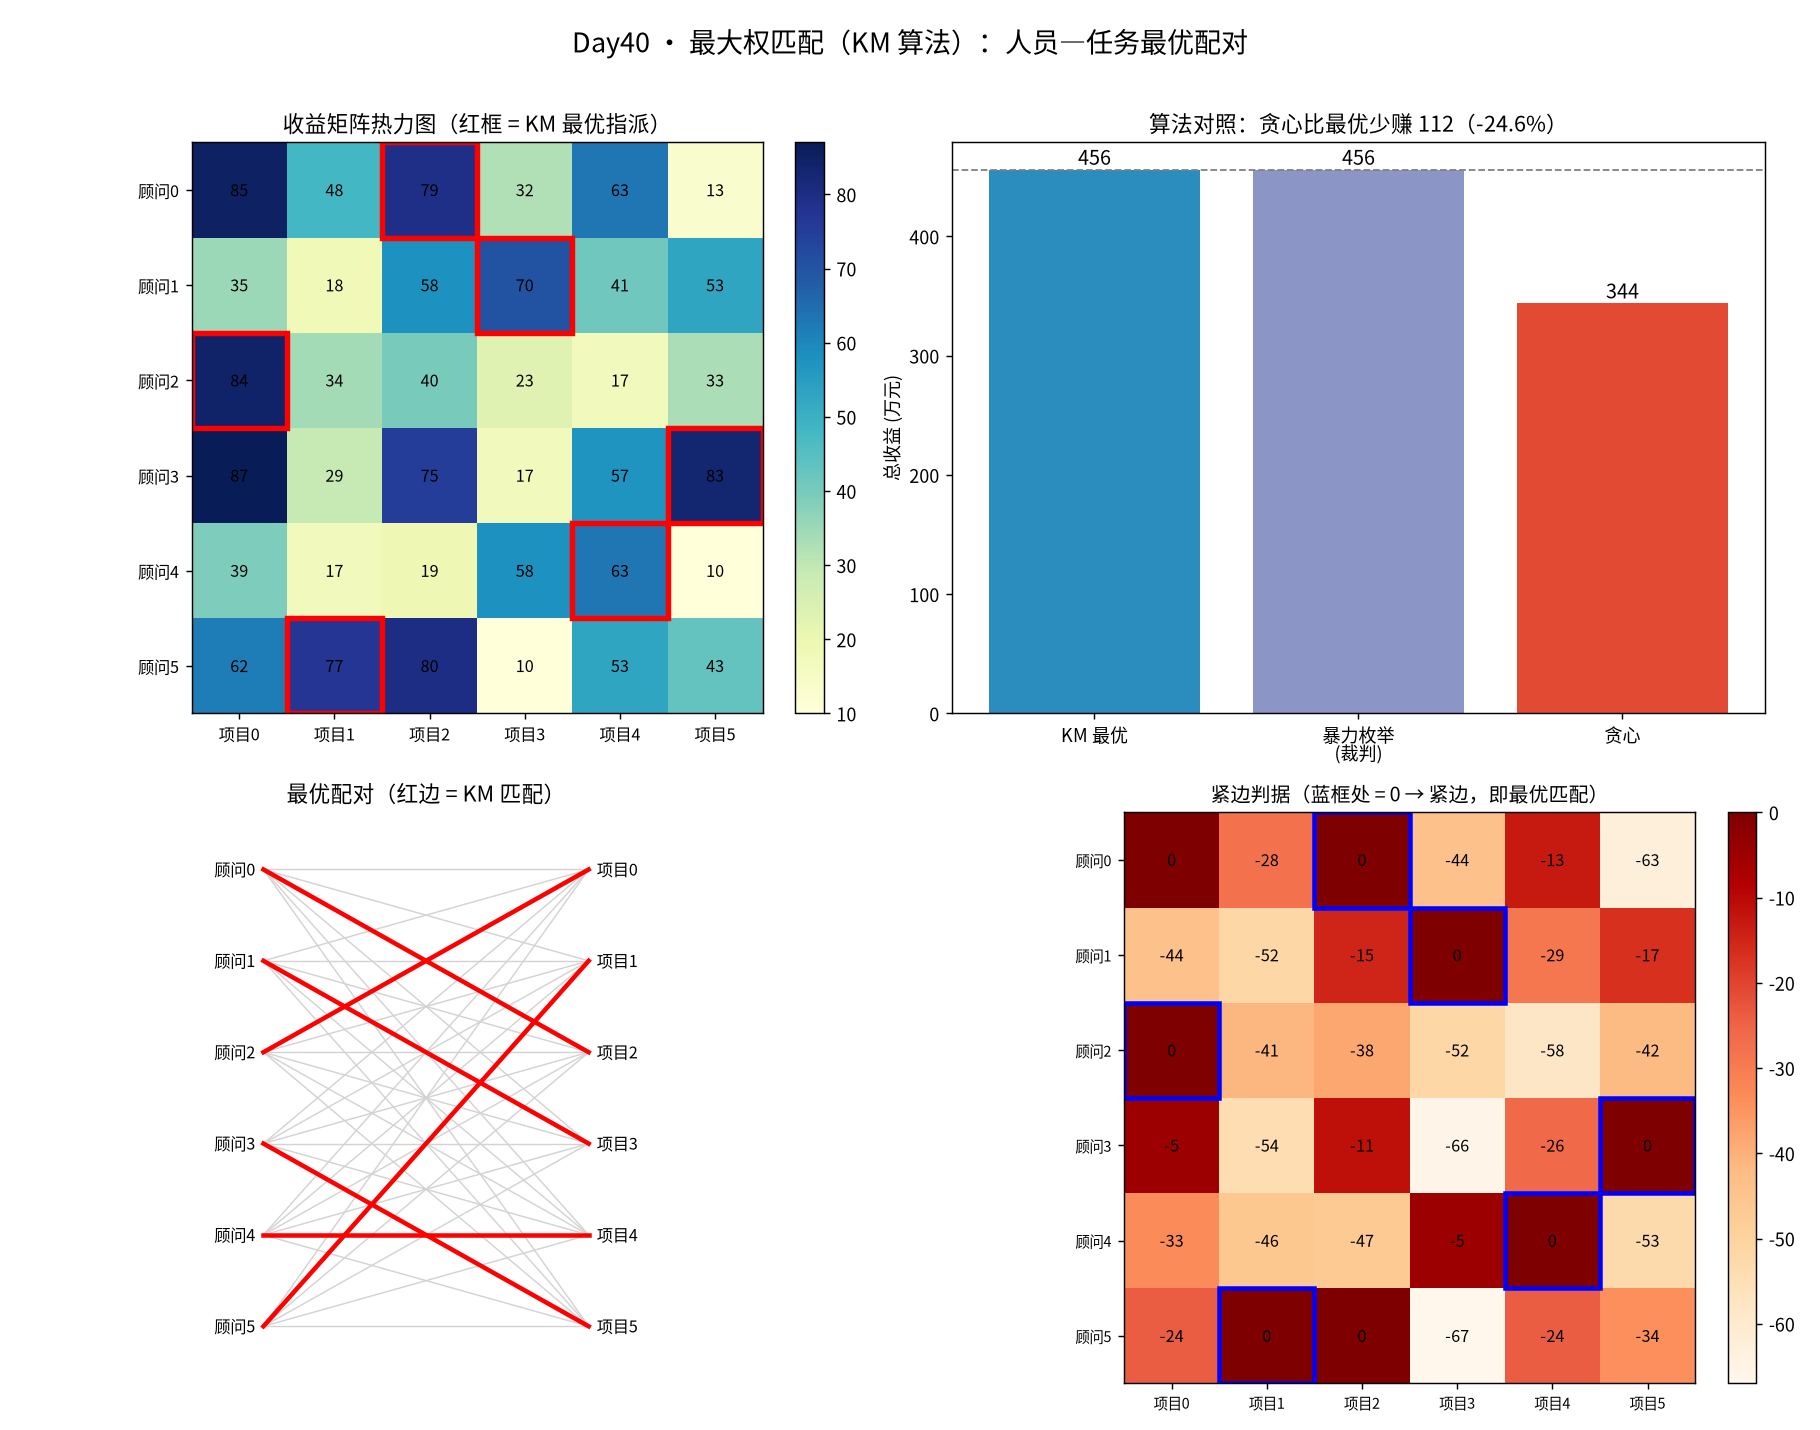

Source code (Python):
#!/usr/bin/env python3
# -*- coding: utf-8 -*-
"""
subject: mathematical-modeling
level:   L6 优化模型 / L7 图论、网络与动态模型
anchor:  Day40 - 最大权匹配 / 指派问题（KM 算法 Kuhn-Munkres，匈牙利法的加权版）
goal:    在一张【加权】的二分图上求【总权重最大】的完美匹配（人员—任务最优配对）。
        Day22 的匈牙利法只解"最多配几对"（最大基数匹配），权值一进来就不够用了；
        今天的 KM 算法把"收益表"翻译成一组【对偶势】u_i(行)/v_j(列)，
        维持 u_i + v_j >= w_ij（对偶可行），在"紧边"构成的相等子图里找增广路，
        找不到就整体调价（收紧势 δ），最终匹配一完美即全局最优。

本脚本零专用指派求解器，全部手写：
  1) 6x6 收益矩阵（真实决策：咨询公司派 6 名顾问各领 1 个项目的创收最大化）
  2) 手写 KM 算法（在取负的最小化问题上跑标准 KM，等价于最大化）
  3) 暴力枚举 n! 排列求真最优，作【独立裁判】
  4) 贪心对照——暴露"只顾眼前必亏"
  5) 对偶可行性核验、匹配合法性核验 + 随机图压力测试
  6) 输出四联图

说明：标准 KM（e-maxx 版）要求代价非负；本课收益全为正，转成最小化 -w 后符合条件。

运行：cd /home/ubuntu/Note && ./.venv/bin/python "Mathematical_Modeling/08 - Python/daily/2026-10-09/kuhn_munkres_weighted_matching.py"
"""

import os
import itertools

import numpy as np
import matplotlib
matplotlib.use("Agg")
import matplotlib.pyplot as plt
from matplotlib import font_manager

# ---------------------------------------------------------------- 中文字体
for _f in ["Noto Sans CJK SC", "Noto Sans CJK JP", "WenQuanYi Zen Hei",
           "WenQuanYi Micro Hei", "Source Han Sans SC"]:
    try:
        font_manager.findfont(font_manager.FontProperties(family=_f),
                              fallback_to_default=False)
        plt.rcParams["font.sans-serif"] = [_f]
        break
    except Exception:
        continue
plt.rcParams["axes.unicode_minus"] = False

INF = float("inf")


# ================================================================ 手写 KM 算法
def _km_min(a):
    """KM 最小权完美匹配（标准 e-maxx 实现，要求 a 非负）。

    a: n×n 非负代价矩阵。返回 (min_cost, match, u, v)。
      match[i] = 第 i 行匹配的列
      u, v     = 行势 / 列势（对偶变量）
    可行性：u[i] + v[j] <= a[i][j]（最小化版的对偶可行）
    紧边：  u[i] + v[j] == a[i][j] → 相等子图里求完美匹配即最优。
    """
    n = len(a)
    w = [[0] * (n + 1) for _ in range(n + 1)]
    for i in range(1, n + 1):
        for j in range(1, n + 1):
            w[i][j] = a[i - 1][j - 1]
    u = [0] * (n + 1)
    v = [0] * (n + 1)
    p = [0] * (n + 1)      # p[j] = 匹配到列 j 的行（0 = 未匹配）
    way = [0] * (n + 1)
    for i in range(1, n + 1):
        p[0] = i
        j0 = 0
        minv = [INF] * (n + 1)
        used = [False] * (n + 1)
        while True:
            used[j0] = True
            i0 = p[j0]
            delta = INF
            j1 = 0
            for j in range(1, n + 1):
                if not used[j]:
                    cur = w[i0][j] - u[i0] - v[j]
                    if cur < minv[j]:
                        minv[j] = cur
                        way[j] = j0
                    if minv[j] < delta:
                        delta = minv[j]
                        j1 = j
            for j in range(0, n + 1):
                if used[j]:
                    u[p[j]] += delta
                    v[j] -= delta
                else:
                    minv[j] -= delta
            j0 = j1
            if p[j0] == 0:
                break
        while j0:
            j1 = way[j0]
            p[j0] = p[j1]
            j0 = j1
    total = 0
    match = [-1] * n
    for j in range(1, n + 1):
        if p[j] != 0:
            total += w[p[j]][j]
            match[p[j] - 1] = j - 1
    return total, match, u, v


def kuhn_munkres_max(weight):
    """最大权完美匹配 = 在 -weight 上跑标准 KM 最小化。返回 (total, match, u, v)。"""
    n = len(weight)
    neg = [[-weight[i][j] for j in range(n)] for i in range(n)]
    t, match, u, v = _km_min(neg)
    return -t, match, u, v


# ================================================================ 贪心对照
def greedy_matching(weight):
    """贪心：每次挑当前最大收益，划掉对应行/列。"""
    n = len(weight)
    w = np.array(weight, dtype=float)
    used_r = np.zeros(n, bool)
    used_c = np.zeros(n, bool)
    match = [-1] * n
    total = 0.0
    for _ in range(n):
        best = -1.0
        bi = bj = -1
        for i in range(n):
            if used_r[i]:
                continue
            for j in range(n):
                if used_c[j]:
                    continue
                if w[i, j] > best:
                    best, bi, bj = w[i, j], i, j
        used_r[bi] = used_c[bj] = True
        match[bi] = bj
        total += best
    return total, match


# ================================================================ 暴力裁判
def brute_force(weight):
    """暴力枚举 n! 排列求真最优（n<=8 可用）。"""
    n = len(weight)
    w = np.array(weight)
    best = -np.inf
    best_perm = None
    for perm in itertools.permutations(range(n)):
        s = sum(w[i, perm[i]] for i in range(n))
        if s > best:
            best = s
            best_perm = perm
    return best, list(best_perm)


# ================================================================ 主程序
def main():
    # ---- 真实决策：咨询公司派 6 名顾问各领 1 个项目的创收矩阵 (万元) ----
    # 行 = 6 名顾问 (A0..A5)，列 = 6 个项目 (P0..P5)
    # 刻意设计：顾问3 在 P0 上收益最高(87)、顾问0 在 P0 上也很强(85)——
    # 贪心会先抢 87，却锁死两个强顾问，导致全局总收益明显偏低。
    W = np.array([
        [85, 48, 79, 32, 63, 13],   # 顾问0
        [35, 18, 58, 70, 41, 53],   # 顾问1
        [84, 34, 40, 23, 17, 33],   # 顾问2
        [87, 29, 75, 17, 57, 83],   # 顾问3 最高收益在 P0
        [39, 17, 19, 58, 63, 10],   # 顾问4
        [62, 77, 80, 10, 53, 43],   # 顾问5
    ], dtype=float)

    n = W.shape[0]
    names_r = [f"顾问{i}" for i in range(n)]
    names_c = [f"项目{j}" for j in range(n)]

    print(f"顾问 {n} 名 / 项目 {n} 个，收益矩阵 {n}x{n}")
    for i in range(n):
        print("  " + names_r[i] + ": " + " ".join(f"{int(W[i,j]):4d}" for j in range(n)))

    # ---- 1) KM 算法 ----
    total_km, match_km, u, v = kuhn_munkres_max(W.tolist())
    print(f"\n[KM 算法] 最优总收益 = {total_km:.0f}")
    for i in range(n):
        j = match_km[i]
        print(f"    {names_r[i]} → {names_c[j]}（收益 {int(W[i,j])}）")

    # ---- 2) 暴力枚举裁判 ----
    best_bf, perm_bf = brute_force(W)
    print(f"\n[暴力枚举裁判] 最优总收益 = {best_bf:.0f}")

    # ---- 3) 贪心对照 ----
    total_gr, match_gr = greedy_matching(W)
    gap = best_bf - total_gr
    print(f"[贪心对照] 总收益 = {total_gr:.0f}（比最优少 {gap:.0f}，{gap/best_bf*100:.1f}%）")

    # ---- 断言 ----
    assert abs(total_km - best_bf) < 1e-6, "KM 应等于暴力最优"
    assert sorted(match_km) == list(range(n)), "KM 应为完美匹配（一人一项）"
    assert total_gr <= best_bf + 1e-9, "贪心不应超过最优"
    assert sorted(match_gr) == list(range(n)), "贪心也应是完美匹配"
    # 势的弱对偶核验：对最大化，-u[i]-v[j] >= -w[i][j]（因在 -w 上最小化）
    for i in range(n):
        for j in range(n):
            assert (-u[i + 1]) + (-v[j + 1]) >= (-W[i, j]) - 1e-9, "对偶可行性被破坏"
    print("\n断言全通过：KM==暴力最优 / 完美匹配 / 对偶可行 / 贪心<=最优")

    # ---- 随机小图压力测试 ----
    rng = np.random.default_rng(40)
    ok = 0
    for _ in range(50):
        m = rng.integers(1, 7)
        M = rng.integers(1, 100, size=(m, m)).astype(float)
        t_km, _, _, _ = kuhn_munkres_max(M.tolist())
        t_bf, _ = brute_force(M)
        if abs(t_km - t_bf) < 1e-6:
            ok += 1
    print(f"[随机压力测试] {ok}/50 张随机图 KM == 暴力真最优")
    assert ok == 50

    # ================================================================ 画图
    fig, axes = plt.subplots(2, 2, figsize=(14, 11))

    # (左上) 收益矩阵热力图 + KM 选中格
    ax = axes[0, 0]
    im = ax.imshow(W, cmap="YlGnBu")
    for i in range(n):
        for j in range(n):
            ax.text(j, i, str(int(W[i, j])), ha="center", va="center",
                    color="black", fontsize=9)
    for i in range(n):
        j = match_km[i]
        ax.add_patch(plt.Rectangle((j - 0.5, i - 0.5), 1, 1, fill=False,
                                   edgecolor="red", lw=3))
    ax.set_xticks(range(n)); ax.set_xticklabels(names_c, fontsize=9)
    ax.set_yticks(range(n)); ax.set_yticklabels(names_r, fontsize=9)
    ax.set_title("收益矩阵热力图（红框 = KM 最优指派）", fontsize=12)
    fig.colorbar(im, ax=ax, fraction=0.046, pad=0.04)

    # (右上) 三方对照柱状
    ax = axes[0, 1]
    bars = ax.bar(["KM 最优", "暴力枚举\n(裁判)", "贪心"],
                  [total_km, best_bf, total_gr],
                  color=["#2b8cbe", "#8c96c6", "#e34a33"])
    for b, val in zip(bars, [total_km, best_bf, total_gr]):
        ax.text(b.get_x() + b.get_width() / 2, val + 4, f"{val:.0f}",
                ha="center", fontsize=11)
    ax.axhline(best_bf, color="gray", ls="--", lw=1)
    ax.set_ylabel("总收益 (万元)")
    ax.set_title(f"算法对照：贪心比最优少赚 {gap:.0f}（-{gap/best_bf*100:.1f}%）", fontsize=12)

    # (左下) 二部图：左顾问、右项目、红边=KM 匹配
    ax = axes[1, 0]
    ys_r = np.linspace(0.9, 0.1, n)
    ys_c = np.linspace(0.9, 0.1, n)
    for i in range(n):
        for j in range(n):
            ax.plot([0.3, 0.7], [ys_r[i], ys_c[j]], color="lightgray", lw=0.8, zorder=1)
    for i in range(n):
        j = match_km[i]
        ax.plot([0.3, 0.7], [ys_r[i], ys_c[j]], color="red", lw=2.5, zorder=2)
        ax.text(0.29, ys_r[i], names_r[i], ha="right", va="center", fontsize=9)
        ax.text(0.71, ys_c[j], names_c[j], ha="left", va="center", fontsize=9)
    ax.set_xlim(0, 1); ax.set_ylim(0, 1); ax.axis("off")
    ax.set_title("最优配对（红边 = KM 匹配）", fontsize=12)

    # (右下) 对偶松弛 u_i+v_j-w_ij：紧边处为 0
    ax = axes[1, 1]
    # 在最大化视角下定义 slack = w_ij - (u_i + v_j) 的等价形式；
    # -u,-v 为最小化 -w 的势，故 slack_signed = (-u_i)+(-v_j)-(-w_ij) = w_ij - u_i - v_j
    slacks = np.array([[W[i, j] - (-u[i + 1]) - (-v[j + 1]) for j in range(n)]
                       for i in range(n)])
    im = ax.imshow(slacks, cmap="OrRd")
    for i in range(n):
        for j in range(n):
            ax.text(j, i, f"{slacks[i,j]:.0f}", ha="center", va="center",
                    color="black", fontsize=9)
    for i in range(n):
        j = match_km[i]
        ax.add_patch(plt.Rectangle((j - 0.5, i - 0.5), 1, 1, fill=False,
                                   edgecolor="blue", lw=2.5))
    ax.set_xticks(range(n)); ax.set_xticklabels(names_c, fontsize=8)
    ax.set_yticks(range(n)); ax.set_yticklabels(names_r, fontsize=8)
    ax.set_title("紧边判据（蓝框处 = 0 → 紧边，即最优匹配）", fontsize=11)
    fig.colorbar(im, ax=ax, fraction=0.046, pad=0.04)

    fig.suptitle("Day40 · 最大权匹配（KM 算法）：人员—任务最优配对", fontsize=15)
    fig.tight_layout(rect=[0, 0, 1, 0.97])
    out = os.path.join(os.path.dirname(os.path.abspath(__file__)),
                       "kuhn_munkres_weighted_matching.png")
    fig.savefig(out, dpi=130)
    print(f"\n图已保存：{out}")


if __name__ == "__main__":
    main()
